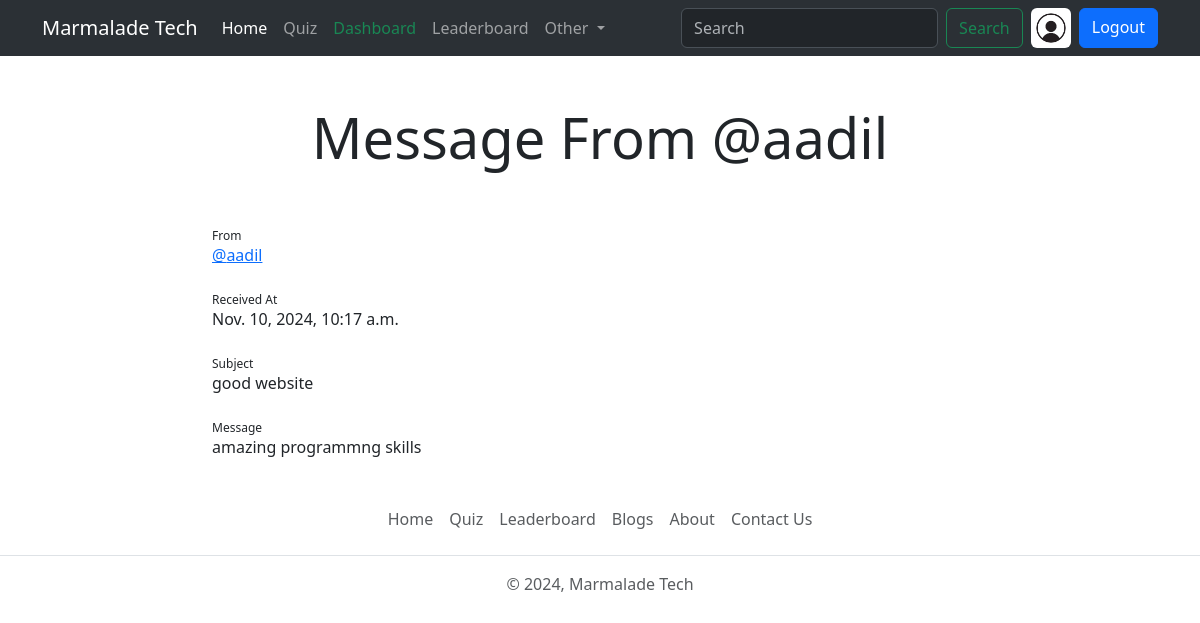
The app's page /message/1 (signed in) with its own data.
### account/models.py (models this page shows, shortened)
class Profile(models.Model):
    user=models.OneToOneField(User,on_delete=models.CASCADE,null=True,verbose_name='User Object')
    bio=models.TextField(blank=True,null=True)
    profile_img=models.ImageField(upload_to='profile_images',default='user.jpg',blank=True,null=True,verbose_name='Profile picture')
    location=models.CharField(max_length=100,blank=True,null=True)
    GENDER={
        ('Male','Male'),
        ('Female','Female'),
        ('Other','Other')
    }
    gender=models.CharField(max_length=6, choices=GENDER,blank=True,null=True)

### base/models.py (models this page shows, shortened)
class Message(models.Model):
    user = models.ForeignKey('auth.User',on_delete=models.CASCADE)
    subject = models.CharField(max_length=255)
    message= models.TextField()
    is_read=models.BooleanField(default=False)
    created_at=models.DateTimeField(auto_now_add=True)

### base/views.py (the view)
# urls.py: path('message/<int:id>',views.message_view,name='message'),
@user_passes_test(is_superuser)
@login_required(login_url='login')
def message_view(request,id):
    user_profile = Profile.objects.get(user=request.user)
    message=Message.objects.filter(id=int(id)).first()
    if not message.is_read:
        message.is_read=True
        message.save()
    context = {"user_profile": user_profile,"message":message}
    return render(request,"message.html",context)

### base/views.py (called while the page is built)
def is_superuser(user):
    return user.is_superuser

### templates/message.html (shortened to what this page needs)
{% extends 'index.html' %}
{% block content %}
<h1 class="display-4 text-center my-5">Message From @{{message.user.username}}</h1>
    <main>
        <div class="container col-md-8 col-sm-12">
            <article>
                <sub>From</sub>
                <p class="" title="click to see profile"><a href="{% url 'profile' message.user.username %}">@{{message.user.username}}</a></p>
                <sub>Received At</sub>
                <p>{{message.created_at}}</p>
                <sub>Subject</sub>
                <p>{{message.subject}}</p>
                <sub>Message</sub>
                <p>{{message.message}}</p>
            </article>
        </div>
    </main>
{% endblock content %}

### templates/components/navbar.html (shortened to what this page needs)
<nav class="navbar navbar-expand-lg bg-body-tertiary bg-primary d-none d-lg-block"  data-bs-theme="dark">
    <div class="container">
        <a class="navbar-brand" href="{% url 'home' %}">Marmalade Tech</a>
        <div class="collapse navbar-collapse" id="navbarSupportedContent">
            <ul class="navbar-nav me-auto mb-2 mb-lg-0">
                <li class="nav-item">
                    <a class="nav-link active" aria-current="page" href="{% url 'home' %}">Home</a>
                </li>
                <li class="nav-item">
                    <a class="nav-link" href="{% url 'all_quiz'%}">Quiz</a>
                </li>
                {% if request.user.is_superuser %}
                <li class="nav-item">
                    <a class="nav-link text-success" href="{% url 'dashboard' %}">Dashboard</a>
                </li>
                {% endif %}
                <li class="nav-item">
                    <a class="nav-link" href="{% url 'leaderboard' %}">Leaderboard</a>
                </li>
                <li class="nav-item dropdown">
                    <a class="nav-link dropdown-toggle" href="#" role="button" data-bs-toggle="dropdown"
                        aria-expanded="false">
                        Other
                    </a>
                </li>
            </ul>
            <form class="d-flex" role="search" method="GET" action="{% url 'search-users' %}" >
                <input class="form-control me-2" type="text" name="q" placeholder="Search" aria-label="Search">
                <button class="btn btn-outline-success" type="submit">Search</button>
                {% if request.user.is_authenticated %}
                <a href="{% url 'profile' request.user.username %}"  data-bs-toggle="tooltip" data-bs-placement="bottom" data-bs-title="@{{request.user.username}}"" class="mx-2">
                    <img src="{{user_profile.profile_img.url}}" class="rounded circle" width="40" height="40" alt="profile_img">
                </a>
                <a href="{% url 'logout' %}" class="btn btn-primary">Logout</a>
                {% else %}
                <a href="{% url 'login' %}" class="btn btn-primary ms-2">Login</a>
                {% endif %}
            </form>
        </div>
    </div>
</nav>

### static/css/style.css (style rules this page uses)
* { font-family: 'Segoe UI', Tahoma, Geneva, Verdana, sans-serif; }

### records on screen
Profile: profile_img (placeholder picture)
Message: user.username "aadil", created_at "Nov. 10, 2024, 10:17 a.m.", subject "good website", message "amazing programmng skills"
